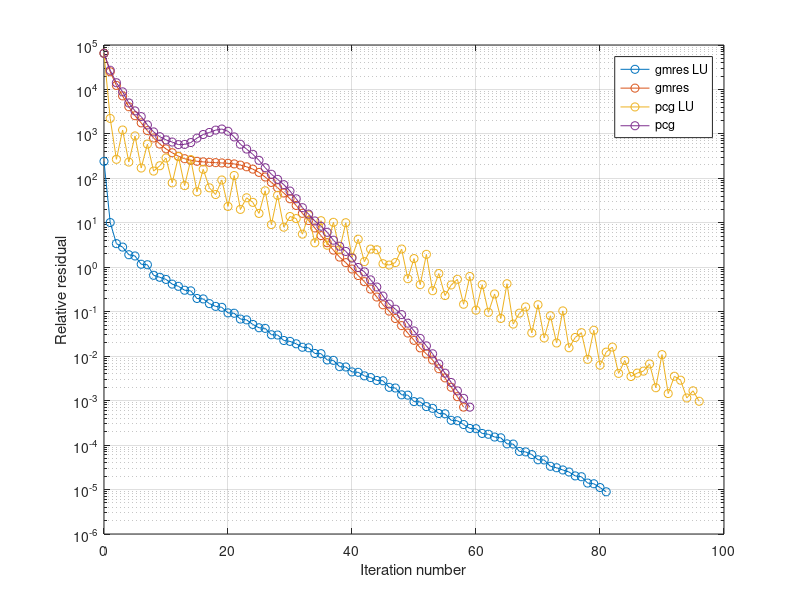
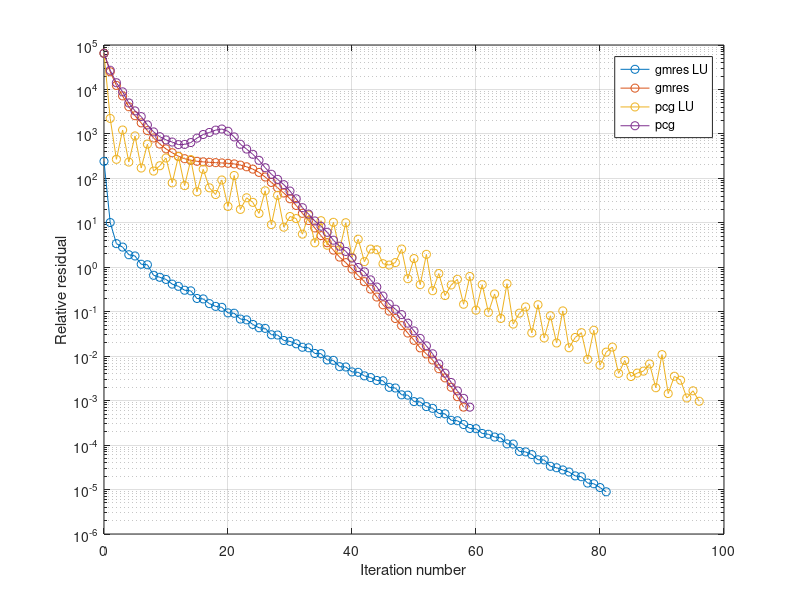
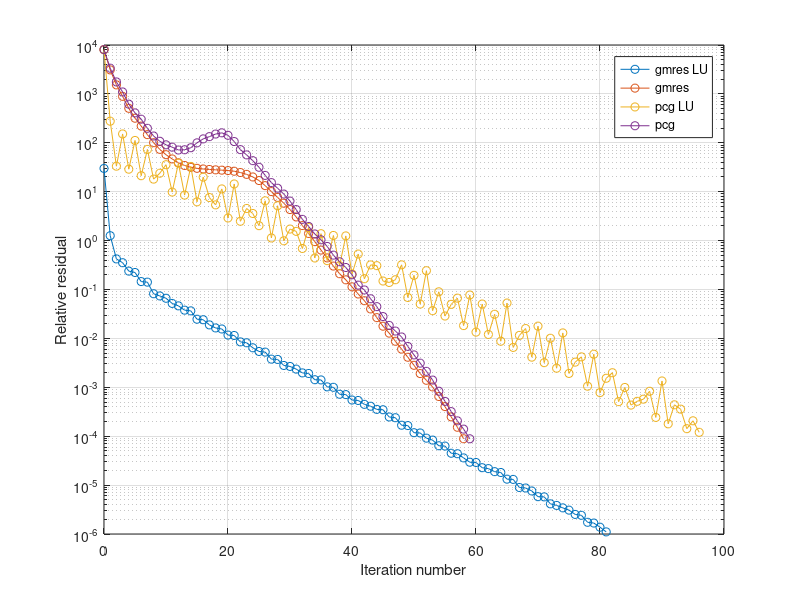
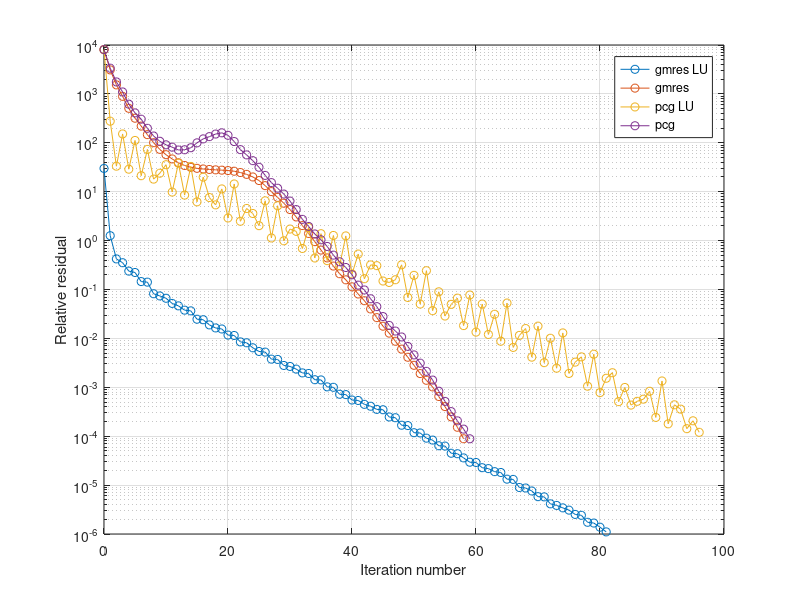

These figures' MATLAB source, in order:
clear all 
close all 
clc

res         = load('res_vectors.mat');
res_vecs    = res.res_vectors;
gmres_LU    = res_vecs.resvec_gmres_LU;
gmres       = res_vecs.resvec_gmres;
pcg_LU      = res_vecs.resvec_pcg_LU;
pcg         = res_vecs.resvec_pcg;

norm_phi = 0.1241;
%%
close all 

    % divideret med normen af phi
    figure(200)
    semilogy(0:length(gmres_LU)-1,gmres_LU/norm_phi,'-o');
    hold on
    semilogy(0:length(gmres)-1,gmres/norm_phi,'-o');
	semilogy(0:length(pcg_LU)-1,pcg_LU/norm_phi,'-o');
  	semilogy(0:length(pcg)-1,pcg/norm_phi,'-o');
    legend('gmres LU','gmres','pcg LU','pcg')
    grid on
    xlabel('Iteration number');
    ylabel('Relative residual');
    print -depsc dutte
    savefig('dutte.fig')
    
    hold off
    
    
    % ikke divideret med normen af phi
    figure(300)
    semilogy(0:length(gmres_LU)-1,gmres_LU,'-o');
    hold on
    semilogy(0:length(gmres)-1,gmres,'-o');
	semilogy(0:length(pcg_LU)-1,pcg_LU,'-o');
  	semilogy(0:length(pcg)-1,pcg,'-o');
    legend('gmres LU','gmres','pcg LU','pcg')
    grid on
    xlabel('Iteration number');
    ylabel('Relative residual');
    print -depsc duttel
    savefig('duttel.fig')
    
    hold off
   